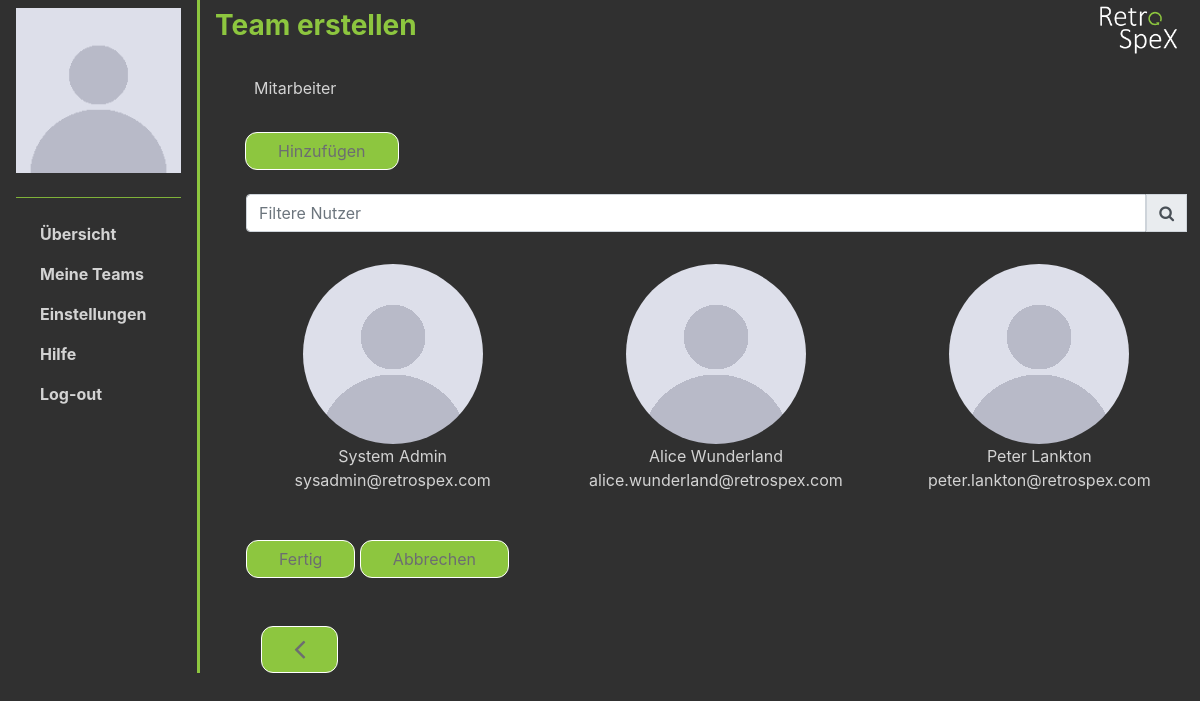
Screenshot of /view/php/teams.register.members.view.php?teamId=2 with the database file from the repository.
### tables this page shows
CREATE TABLE `users` (
  `id` int(255) NOT NULL,
  `firstname` varchar(255) NOT NULL,
  `lastname` varchar(255) NOT NULL,
  `email` varchar(255) NOT NULL,
  `global_role` varchar(15) NOT NULL,
  `login_id` int(255) NOT NULL
);

### view/php/teams.register.members.view.php (the view, shortened to what this page needs)
<?php
require('../partials/head.php');
?>
<div class="container-fluid">
    <div class="row">
        <nav id="sb-main" class="col-sm-3 col-lg-2 navbar justify-content-center d-md-block borderright-customgreen">
            <ul class="navbar-nav flex-column">
                <li class="text-center">
                    <img class="img-fluid mb-2" src="../pictures/anonymous_user.png" alt="Profilbild">
                    <hr class="bg-customgreen">
                </li>
                <li class="nav-item pl-4">
                    <a class="nav-link" href="../../controller/teams.register.abort.php?teamId=<?php echo $_GET['teamId']?>&destination=1"><b>Übersicht</b></a>
                </li>
                <?php
                if ($_SESSION['user']->globalRole == "admin"){
                    echo '<li class="nav-item pl-4">
                        <a class="nav-link" href="../../controller/teams.register.abort.php?teamId='.$_GET['teamId'].'&destination=2"><b>Teams</b></a>
                    </li>
                    <li class="nav-item pl-4">
                        <a class="nav-link" href="../../controller/teams.register.abort.php?teamId='.$_GET['teamId'].'&destination=3"><b>Nutzer</b></a>
                    </li>';
                    }
                    else {
                    echo '<li class="nav-item pl-4">
                        <a class="nav-link" href="../../controller/teams.register.abort.php?teamId='.$_GET['teamId'].'&destination=2"><b>Meine Teams</b></a>
                    </li>';
                    }
                ?>
                <li class="nav-item pl-4">
                    <a class="nav-link" href="../../controller/teams.register.abort.php?teamId=<?php echo $_GET['teamId']?>&destination=4"><b>Einstellungen</b></a>
                </li>
                <li class="nav-item pl-4">
                    <a class="nav-link" href="../../controller/teams.register.abort.php?teamId=<?php echo $_GET['teamId']?>&destination=5"><b>Hilfe</b></a>
                </li>
                <li class="nav-item pl-4">
                    <a class="nav-link" href="../../controller/teams.register.abort.php?teamId=<?php echo $_GET['teamId']?>&destination=6"><b>Log-out</b></a>
                </li>
            </ul>
        </nav>
<main class="col-sm-9 col-lg-10">
    <div class="row justify-content-between">
        <div class="col-6 my-auto">
            <h3><b>Team erstellen</b></h3>
        </div>
        <div class="col-3 col-lg-2">
            <img class="float-right" src="../pictures/Logo.png" alt="RetroSpeX Logo" width="90" height="60">
        </div>
    </div>
    <div class="container-fluid mt-3 ml-3">
        <?php if (isset($_GET['uid']))  {?>
        <form action="../../controller/addMember.php?teamId=<?php echo $_GET['teamId']; ?>&modId=<?php echo $_GET['modId']; ?>&uid=<?php echo $_GET['uid']; ?>" method="POST">
        <?php } else { ?>
        <form action="../../controller/addMember.php?teamId=<?php echo $_GET['teamId']; ?>&modId=<?php echo $_GET['modId']; ?>" method="POST">
        <?php } ?>
            <div class="form-group">
                <label for="mitarbeiter" class="my-0 text-left pl-2">Mitarbeiter</label>
                <?php
                $modId = $_GET['modId'];
                $teamId = $_GET['teamId'];
                ?>
                <div class="input-group">
                </div><br>
                    <div class="input-group-append">
                        <button class="btn btn-green" type="submit">Hinzufügen</button>
                    </div>
                <br>
            <div class="input-group">
                <input id="user-searchbar" onkeyup="search_users()" type="search" class="form-control mw-400" placeholder="Filtere Nutzer">
                <div class="input-group-prepend">
                    <span class="input-group-text"><i class="fa fa-search"></i></span>
                </div>
            </div>
        </div>
        </form>
        <div class="row">
            <?php
                $db = new Database();
                $pdo = $db->connect();
                $sql = "SELECT DISTINCT users.`id`, firstname, lastname, email FROM `users` WHERE users.`id` NOT IN (SELECT users.`id` FROM users INNER JOIN teams_users ON users.`id` = teams_users.user_id WHERE `teams_users`.`team_id` = ?) OR users.`id` NOT IN (SELECT user_id FROM `teams_users`)";
                $stmt = $pdo->prepare($sql);
                $stmt->execute(array($_GET['teamId']));
                $users = $stmt->FetchAll(PDO::FETCH_ASSOC);
                foreach($users as $user){
                    echo '<div class="col my-3 text-center user-content">
                        <a href="teams.register.members.view.php?teamId='.$teamId.'&modId='.$modId.'&uid='.$user['id'].'">
                            <img src="../pictures/anonymous_user.png" class="rounded-circle" alt="Profilild">
                             <p>'.$user['firstname']." ".$user['lastname'].'<br>
                            '.$user['email'].'</p>
                        </a>
                    </div>';
                }
            ?>
    </div>
    <div>
        <a href="../../controller/finalizeTeam.php?teamId=<?php echo $_GET['teamId']."&modId=".$_GET['modId'];?>">
            <button class="btn btn-green text-left mt-3" name="exit" value="exit">Fertig</button>
        </a>
        <a href="../../controller/teams.register.abort.php?destination=2&teamId=<?php echo $_GET['teamId']?>">
            <button class="btn btn-green text-left mt-3" name="exit" value="exit">Abbrechen</button>
        </a>
    </div>
    <div class="container-fluid mt-5">
    <?php
    if (isset($_GET['teamId'])) {
    ?>
        <a href="teams.register.view.php?modId=<?php echo $_GET['modId'];?>&teamId=<?php echo $_GET['teamId'];?>">
    <?php } else { ?>
        <a href="teams.view.php">
    <?php } ?>
            <button class="btn btn-green text-left"><i class="fa fa-angle-left fa-2x"></i></button>
        </a>
    </div>
</main>
<?php require('../partials/footer.php'); ?>

### view/css/styles.css (style rules this page uses)
.custom-page { background-color: #303030; color: lightgrey; }
a, a:hover { color: lightgrey; }
h3, h4, h5 { color: #8dc63f; }
#sb-main ul li a, #sb-main ul li a:hover, #sb-main ul li h6 { color: lightgrey; }
@media (min-width: 576px) { .borderright-customgreen { border-right:3px solid #8dc63f; } }
.btn-green { background-color: #8dc63f; color: #6c6d71; border-radius: 12px; border-width: 1px; border-color: white; padding: 6px 32px; text-align: center; text-decoration: none; display: inline-block; font-size: 16px; outline: none; }
.mw-400 { max-width: 400; }
.bg-customgreen { background-color: #8dc63f; }

### rows the page displays
users: firstname "System", lastname "Admin", email "sysadmin@retrospex.com"
users: firstname "Alice", lastname "Wunderland", email "alice.wunderland@retrospex.com"
users: firstname "Peter", lastname "Lankton", email "peter.lankton@retrospex.com"
